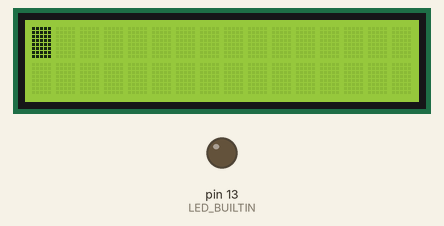
This sketch was run on a simulated Arduino Uno, built with avr-gcc and run on an emulated ATmega328P. Shown: 16×2 character LCD, output pins drawn as LEDs (lit = HIGH). Random numbers use the default seed unless the sketch sets one; what the sketch prints to the serial monitor is not drawn.

Above: at 0.1 s.
At 6.1 s:
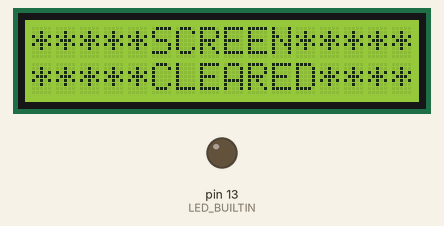
At 18.9 s:
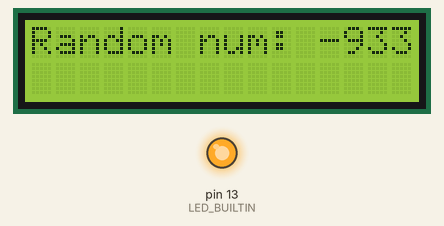
At 38.5 s:
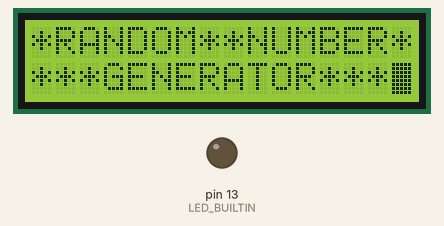
Timing chart, 0 to 40.0 s (numbered marks = the images above):
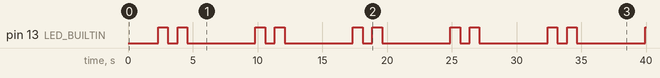

The sketch:

sketch_jul10a_lcd_tester.ino
```cpp
#include <LiquidCrystal.h>

LiquidCrystal lcd(7, 6, 5, 4, 3, 2); // (RS, E, DB4, DB5, DB6, DB7)

int randnum1, randnum2;

//My Functions
void printRandNum (int number, int pointer) {

  digitalWrite(LED_BUILTIN, HIGH);
  delay(750);
  digitalWrite(LED_BUILTIN, LOW);
  delay(750);

  lcd.setCursor(0, pointer);
  lcd.print("Random num: ");
  lcd.print(number);

};

void lcdText (String firstLine, String secondLine){

  delay(750);
  lcd.clear();
  lcd.setCursor(0, 0);
  lcd.print(firstLine);
  lcd.setCursor(0, 1);
  lcd.print(secondLine);
  delay(750);
  lcd.clear();
  delay(750);

};
//Just for testing

void setup() {
  // put your setup code here, to run once:

  Serial.begin(9600);
  Serial.println("Initialization successful");

  pinMode(LED_BUILTIN, OUTPUT);

  randomSeed(analogRead(0));

  lcd.begin(16, 2);
  lcd.blink();

}

void loop() {
  // put your main code here, to run repeatedly:

  lcdText("*RANDOM**NUMBER*", "***GENERATOR***");

  randnum1 = random(-999, 999);
  printRandNum(randnum1, 0);

  randnum2 = random(-999, 999);
  printRandNum(randnum2, 1);

  lcdText("*****SCREEN*****", "*****CLEARED****");

}
```

Measured:
- by itself, pin 13 (LED_BUILTIN): repeats every 7.5 s: LOW 0.75 s, HIGH 0.75 s, LOW 5.3 s, HIGH 0.75 s
- what the display in image 1 shows lasts 0.7 s, from 6.1 s to 6.8 s
- what the display in image 2 shows lasts 1.5 s, from 18.9 s to 20.4 s
